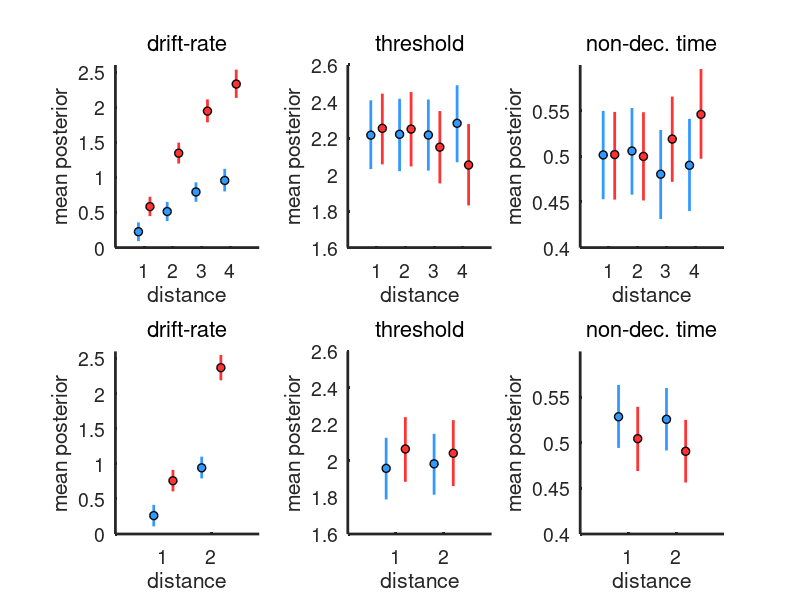

This figure's MATLAB source:
% Bang & Fleming (2018) Distinct encoding of decision confidence in human
% medial prefrontal cortex
%
% Visualise HDDM group-mean parameters
%
% Dan Bang 27/11/2017

% load fits
load('hddm_parameters_group_mean.mat');

% plot fits
figure('color',[1 1 1]);
ses= {'prescan','scan'};
ses_indx= [1 1 1 2 2 2];
con_indx= [4 4 4 2 2 2];
prm= {'drift','bound','nondt'};
prm_name= {'drift-rate','threshold','non-dec. time'};
prm_indx= [1 2 3 1 2 3];
ymin= [0.0 1.6 0.4 0.0 1.6 0.4];
ymax= [2.6 2.6 0.6 2.6 2.6 0.6];
xmax= [5 5 5 3 3 3];
for i_plot = 1:6
subplot(2,3,i_plot)
eval(['high_c=hddm.',ses{ses_indx(i_plot)},'.',prm{prm_indx(i_plot)},'(1:con_indx(i_plot));']);
eval(['low_c=hddm.',ses{ses_indx(i_plot)},'.',prm{prm_indx(i_plot)},'(con_indx(i_plot)+1:con_indx(i_plot)*2);']);
eval(['high_c_lb=hddm.',ses{ses_indx(i_plot)},'.lb.',prm{prm_indx(i_plot)},'(1:con_indx(i_plot));']);
eval(['low_c_lb=hddm.',ses{ses_indx(i_plot)},'.lb.',prm{prm_indx(i_plot)},'(con_indx(i_plot)+1:con_indx(i_plot)*2);']);
eval(['high_c_ub=hddm.',ses{ses_indx(i_plot)},'.ub.',prm{prm_indx(i_plot)},'(1:con_indx(i_plot));']);
eval(['low_c_ub=hddm.',ses{ses_indx(i_plot)},'.ub.',prm{prm_indx(i_plot)},'(con_indx(i_plot)+1:con_indx(i_plot)*2);']);
for i= 1:length(high_c_lb);
    plot([i-.2 i-.2],[low_c_lb(i) low_c_ub(i)],'-','color',[51/255 153/255 255/255],'LineWidth',2); hold on;
    plot([i+.2 i+.2],[high_c_lb(i) high_c_ub(i)],'-','color',[255/255 51/255 51/255],'LineWidth',2); hold on;
end
plot([1:length(low_c)]-.2, low_c,'ko','MarkerFaceColor',[51/255 153/255 255/255],'LineWidth',1); hold on
plot([1:length(high_c)]+.2, high_c,'ko','MarkerFaceColor',[255/255 51/255 51/255],'LineWidth',1); hold on
ylim([ymin(i_plot) ymax(i_plot)]); xlim([0 xmax(i_plot)]);
xlabel('distance');
ylabel('mean posterior');
set(gca,'XTiCk',1:xmax(i_plot)-1);
set(gca,'FontSize',14,'LineWidth',2);
title(prm_name{prm_indx(i_plot)},'FontWeight','normal','FontSize',16)
box('off')
end